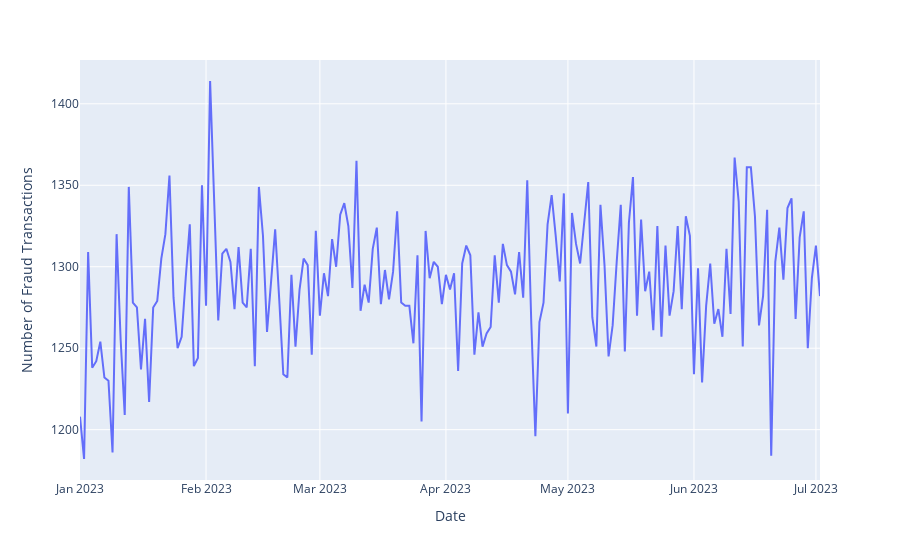

This figure's notebook cell:
### Markdown cell above
As seen from the bar plot, scenario type 3 has the highest average transaction amount of 12.7k, yet it is the least common scenario type. Meanwhile, scenario type 2, despite being the second most common scenario type, has the lowest average transaction amount of 515. The most common scenario type, type 1, has an average transaction amount of 1281.

### Code cell
df = pd.read_csv('E:\\Study\\Project\\FTD\\Final Transactions.csv')
df['TX_DATETIME'] = pd.to_datetime(df['TX_DATETIME'])

df['date'] = df['TX_DATETIME'].dt.date

grouped = df[df['TX_FRAUD'] == 1].groupby('date').size().reset_index(name='count')

fig = px.line(grouped, x='date', y='count', labels={'date':'Date','count':'Number of Fraud Transactions'})

fig.show()

### Figure 1 — Plotly figure (JSON) as saved in the notebook; plotly's stock layout.template omitted (floating-point values rounded to 4 significant figures; data arrays with more than 128 entries replaced by an {"elided": "..."} marker saying what was removed)
{"data": [{"hovertemplate": "Date=%{x}<br>Number of Fraud Transactions=%{y}<extra></extra>", "legendgroup": "", "line": {"color": "#636efa", "dash": "solid"}, "marker": {"symbol": "circle"}, "mode": "lines", "name": "", "orientation": "v", "showlegend": false, "type": "scatter", "x": {"elided": "183 str values"}, "xaxis": "x", "y": {"elided": "183 int values"}, "yaxis": "y"}], "layout": {"legend": {"tracegroupgap": 0}, "margin": {"t": 60}, "xaxis": {"anchor": "y", "domain": [0, 1], "title": {"text": "Date"}}, "yaxis": {"anchor": "x", "domain": [0, 1], "title": {"text": "Number of Fraud Transactions"}}}}
